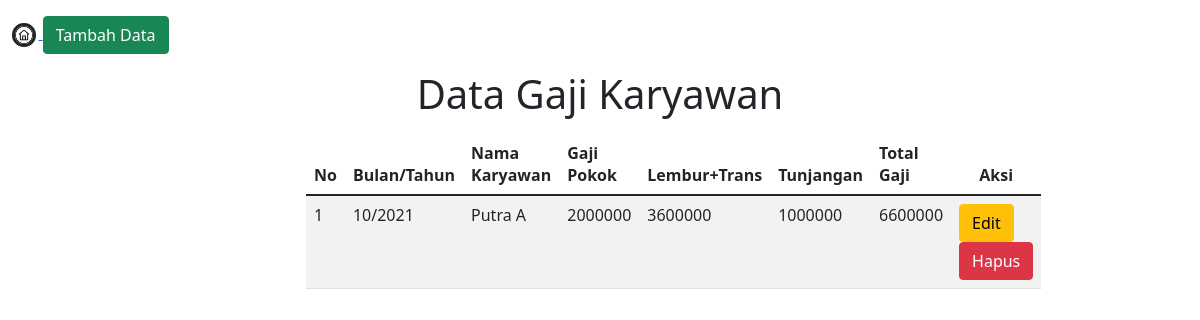
Page /hitung_transaksi/index.php/c_hitung/view_transaksi on the committed database.
### tables this page shows
CREATE TABLE `data_transaksi` (
  `idtransaksi` int(8) NOT NULL,
  `bulan` varchar(2) NOT NULL,
  `tahun` varchar(4) NOT NULL,
  `idkaryawan` int(5) NOT NULL,
  `transport` int(20) NOT NULL,
  `lembur` int(20) NOT NULL,
  `gajitotal` int(20) NOT NULL
);

CREATE TABLE `data_karyawan` (
  `idkaryawan` int(5) NOT NULL,
  `namakaryawan` varchar(70) NOT NULL,
  `jeniskelamin` varchar(10) NOT NULL,
  `alamat` varchar(80) NOT NULL,
  `tempatlahir` varchar(70) NOT NULL,
  `tgllahir` date NOT NULL,
  `golongan` varchar(15) NOT NULL,
  `status` varchar(10) NOT NULL
);

CREATE TABLE `data_golongan` (
  `golongan` varchar(25) NOT NULL,
  `gajipokok` int(30) NOT NULL,
  `tunjangan` int(30) NOT NULL
);

### hitung_transaksi/application/controllers/c_hitung.php (called while the page is built, shortened)
<?php
	class C_hitung extends CI_Controller
	{
		function view_transaksi()
		{
			$data['transaksi'] = $this->m_hitung->ambil_transaksi();
			$this->load->view('header');
			$this->load->view('transaksi/dashboard', $data);
			$this->load->view('footer');
		}
	}
?>

### hitung_transaksi/index.php (called while the page is built, shortened)
<?php
require_once BASEPATH.'core/CodeIgniter.php';

### hitung_transaksi/application/models/m_hitung.php (called while the page is built, shortened)
<?php
	class M_hitung extends CI_Model
	{
		function ambil_transaksi()
		{
			$this->db->select('*');
			$this->db->from('data_transaksi');
			$this->db->join('data_karyawan', 'data_karyawan.idkaryawan = data_transaksi.idkaryawan');
			$this->db->join('data_golongan', 'data_golongan.golongan = data_karyawan.golongan');
			return $this->db->get()->result();
		}
	}
?>

### hitung_transaksi/application/views/transaksi/dashboard.php (the view)
<a href="<?php echo site_url('c_hitung/tambah_transaksi') ?>">
	<button class="btn btn-success mt-3 mb-3">Tambah Data</button>
</a>
<center><h1 class="mb-3">Data Gaji Karyawan</h1></center>
<div class="col-md-12 offset-md-3" style="max-width: 50%;">
	<table class="table table-striped table-hover">
		<thead>
			<tr>
				<th>No</th>
				<th>Bulan/Tahun</th>
				<th>Nama Karyawan</th>
				<th>Gaji Pokok</th>
				<th>Lembur+Trans</th>
				<th>Tunjangan</th>
				<th>Total Gaji</th>
				<th><center>Aksi</center></th>
			</tr>
		</thead>
		<?php
		$no = 1;
		foreach ($transaksi as $trs) :
			$LT = $trs->lembur + $trs->transport;
			?>
		<tr>
			<td><?php echo $no++ ?></td>
			<td><?php echo $trs->bulan ?>/<?php echo $trs->tahun ?></td>
			<td><?php echo $trs->namakaryawan ?></td>
			<td><?php echo $trs->gajipokok ?></td>
			<td><?php echo $LT ?></td>
			<td><?php echo $trs->tunjangan ?></td>
			<td><?php echo $trs->gajitotal ?></td>
			<td>
				<a href="<?php echo site_url('c_hitung/edit_data_transaksi/'.$trs->idtransaksi) ?>">
					<button class="btn btn-warning">Edit</button>
				</a>
				<a href="<?php echo site_url('c_hitung/hapus_data_transaksi/'.$trs->idtransaksi) ?>">
					<button class="btn btn-danger">Hapus</button>
				</a>
			</td>
		</tr>
	<?php endforeach; ?>
	</table>
</div>

### rows in the picture
data_transaksi: bulan "10", tahun "2021", idkaryawan.namakaryawan "Putra A", data_golongan.gajipokok "2000000", LT "3600000", data_golongan.tunjangan "1000000", gajitotal "6600000"
